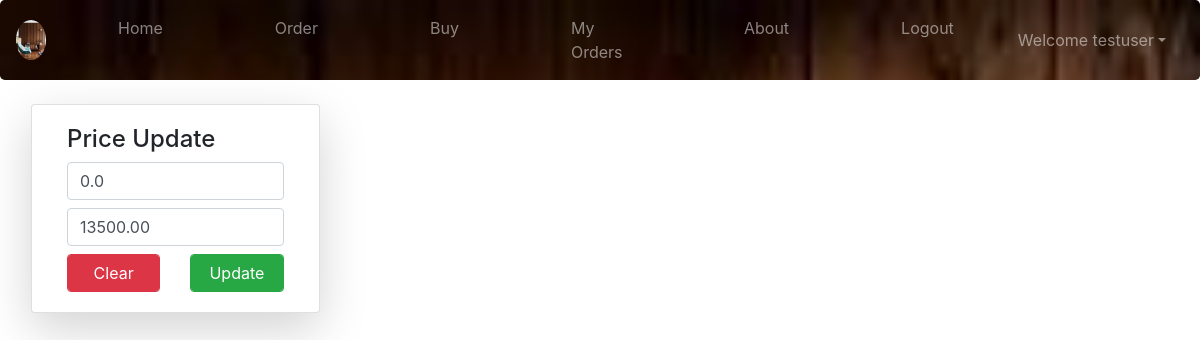
The page /sell/selupd/2 (signed in) on the database its author committed.
### HomeWoods/models.py (models this page shows)
class User(AbstractUser):
	c = [
		('0','Guest'),
		('1','Customer'),
		('2','Admin'),
	]
	role_type = models.CharField(max_length=5,choices=c,default='0')
	mob = models.CharField(max_length=10)
	has_order = models.BooleanField(default=False)

class Sell(models.Model):
	prdct_id = models.PositiveIntegerField(primary_key=True,blank=True)
	im1 = models.ImageField(null=True,blank=True,upload_to='')
	im2 = models.ImageField(null=True,blank=True,upload_to='')
	dim = models.CharField(max_length=20)
	wd_type = models.CharField(max_length=25,blank=True)
	f_name = models.CharField(max_length=35)
	o_price = models.CharField(max_length=10)
	c_price = models.CharField(max_length=10)
	s_stat = models.CharField(max_length=10,null=True)

### HomeWoods/views.py (the view)
# urls.py: path('sell/selupd/<int:id>', views.selUpd, name="selupd"),
def selUpd(request,id):
	sp = Sell.objects.get(prdct_id=id)
	if request.method == 'POST':
		s1 = SelUpForm(request.POST,instance=sp)
		if s1.is_valid():
			sp.save()
			s1.save()
			return redirect('/sell')
	s1=SelUpForm(instance=sp)
	return render(request,'html/selupdate.html',{'s3':s1})

### HomeWoods/forms.py
class SelUpForm(forms.ModelForm):
	class Meta:
		model = Sell
		fields = ["o_price","c_price"]
		widgets = {
			"o_price":forms.TextInput(attrs={
			"class":"form-control my-2",
			"placeholder":"Enter Original price",
			}),
			"c_price":forms.TextInput(attrs={
			"class":"form-control my-2",
			"placeholder":"Enter Current price",
			}),
		}

### templates/html/selupdate.html (shortened to what this page needs)
{% extends 'html/base.html' %}
{% load static %}
{% block content %}
<div class="container-fluid mt-4">
	<div class="row mx-2">
		<div class="card col-md-3 shadow-lg mx-2 h-100">
			<div class="card-body">
				<h4>Price Update</h4>
				<form method="post" enctype='multipart/form-data'>
					{% for j in s3 %}
						{{j}}
					{% endfor %}
					<div class="row">
						<div class="col">
							<input type="reset" value="Clear" class="form-control btn btn-danger">
						</div>
						<div class="col">
							<input type="submit" value="Update" class="form-control btn btn-success">
						</div>
					</div>
				</form>
			</div>
		</div>
	</div>
</div>
{% endblock %}

### templates/html/navbar.html (shortened to what this page needs)
{% load static %}
<nav class="navbar navbar-expand-md bg-dark navbar-dark rounded-lg">
  <a class="navbar-brand" href="#">
    <img src="{% static 'images/img1.jpg' %}" class="rounded-circle" style="width:30px">
  </a>
  <div class="collapse navbar-collapse justify-content-center" id="collapsibleNavbar">
    <ul class="navbar-nav  mx-auto">
      {% if not user.is_authenticated %}
      <li class="nav-item ms-5">
        <a class="nav-link {% if request.path == '/' %}active{% endif %}" href="/">Home</a>
      </li>
      <li class="nav-item mx-5">
        <a class="nav-link {% if request.path == '/reg/' %}active{% endif %}" href="{% url 'rg' %}">SignIn</a>
      </li>
      <li class="nav-item mx-5">
        <a class="nav-link {% if request.path == '/abt/' %}active{% endif %}" href="{% url 'ab' %}">About</a>
      </li>
      {% else %}
        <li class="nav-item mx-5">
          <a class="nav-link {% if request.path == '/' %}active{% endif %}" href="/">Home</a>
        </li>
        {% if request.user.role_type == '1' %}
        <li class="nav-item ms-6 mx-5">
          <a class="nav-link" href="{% url 'odr' %}">Order</a>
        </li>
        <li class="nav-item mx-5">
        <a class="nav-link" href="{% url 'cat' %}">Buy</a>
        </li>
        <li class="nav-item mx-5">
          <a class="nav-link" href="{% url 'ostat' %}">My Orders</a>
        </li>
      <li class="nav-item mx-5">
        <a class="nav-link {% if request.path == '/abt/' %}active{% endif %}" href="{% url 'ab' %}">About</a>
      </li>
      <li class="nav-item mx-5">
        <a class="nav-link" href="{% url 'lgot' %}">Logout</a>
        </li>
      {% endif %}
      {% endif %}
    </ul>
    <ul class="navbar-nav ml-auto" style="margin-right:10px;">
      {% if user.is_authenticated %}
      <div class="dropdown">
        <a class="nav-link dropdown-toggle" data-toggle="dropdown">Welcome {{request.user.username}}</a>
      </div>
      {% else %}
      <li class="nav-item mx-5">
        <a class="nav-link {% if request.path == '/lgi/' %}active{% endif %}" href="{% url 'log' %}">Login</a>
      </li>
      {% endif %}
    </ul>
  </div>
</nav>

### rows shown on the page
User: user.username "testuser"
Sell: s3 "0.0" "13500.00"
